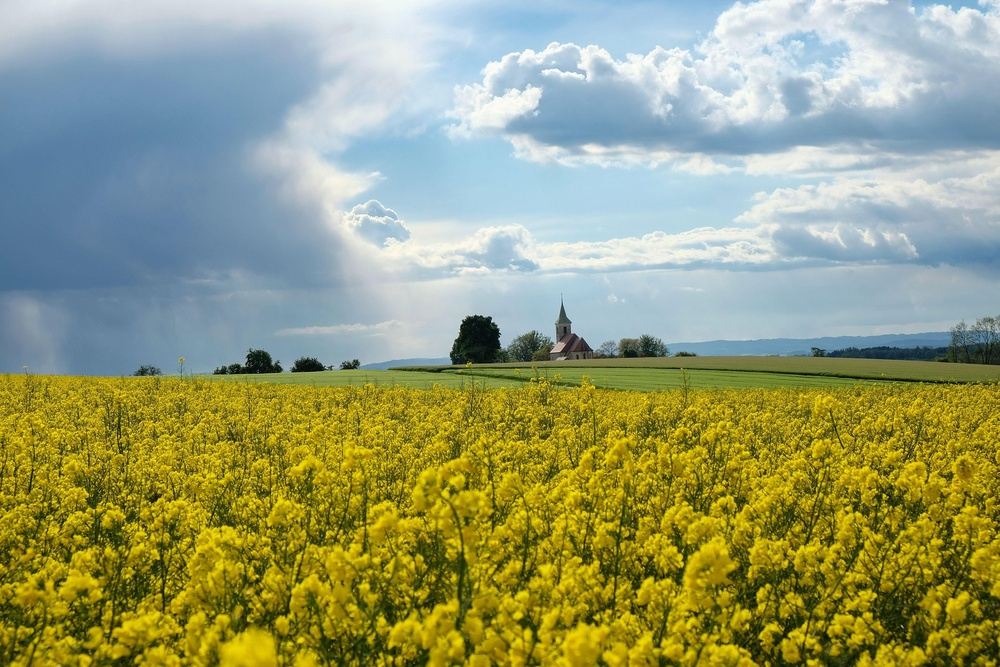
#> input picture normalcontrast task3.jpg, 1000 x 667 px, shrunk from 1920 x 1280 before the run, found by its file name
$ jupyter execute finaaalllllllltask3.ipynb
#> lines starting #> are read from the running program, lines starting #| are printed output that depends on the picture; after the words box and inside, x2 and y2 are one past the last pixel; in counts of white or black regions, pixels touching at a corner belong together; long printed decimals are rounded
[cell 1]
import cv2
import numpy as np
import matplotlib.pyplot as plt


class IntelligentEnhancer:

    # Analyze image

    def analyze_image(self, image):
        gray = cv2.cvtColor(image, cv2.COLOR_BGR2GRAY)
        brightness = np.mean(gray)
        contrast = np.std(gray)

        return {
            "brightness": brightness,
            "contrast": contrast
        }


    # Classify image

    def classify_image(self, stats):
        brightness = stats["brightness"]
        contrast = stats["contrast"]

        if brightness < 80:
            return "Dark"
        elif brightness > 180:
            return "Bright"
        elif contrast < 50:
            return "Low Contrast"
        else:
            return "Normal"


    # Gamma correction

    def gamma_correction(self, image, gamma):
        invGamma = 1.0 / gamma
        table = np.array([
            ((i / 255.0) ** invGamma) * 255 for i in range(256)
        ]).astype("uint8")
        return cv2.LUT(image, table)


    # CLAHE

    def apply_clahe(self, image, clip=2.0):
        lab = cv2.cvtColor(image, cv2.COLOR_BGR2LAB)
        l, a, b = cv2.split(lab)

        clahe = cv2.createCLAHE(clipLimit=clip, tileGridSize=(8, 8))
        l = clahe.apply(l)

        merged = cv2.merge((l, a, b))
        return cv2.cvtColor(merged, cv2.COLOR_LAB2BGR)


    # Sharpen

    def sharpen(self, image):
        kernel = np.array([[0, -1, 0],
                           [-1, 5, -1],
                           [0, -1, 0]])
        return cv2.filter2D(image, -1, kernel)


    # Denoise

    def denoise(self, image):
        return cv2.fastNlMeansDenoisingColored(image, None, 10, 10, 7, 21)


    # Enhancement methods

    # [27 lines left out: functions enhance_dark, enhance_bright, not called in this run]

    def enhance_low_contrast(self, image):
        image = self.apply_clahe(image, 3.0)
        image = self.gamma_correction(image, 1.2)
        image = self.sharpen(image)

        strategy = [
            "CLAHE",
            "Gamma (1.2)",
            "Sharpen"
        ]
        return image, strategy


    # pipeline

    def enhance(self, image):
        stats = self.analyze_image(image)
        category = self.classify_image(stats)

        if category == "Dark":
            enhanced, strategy = self.enhance_dark(image)

        elif category == "Bright":
            enhanced, strategy = self.enhance_bright(image)

        elif category == "Low Contrast":
            enhanced, strategy = self.enhance_low_contrast(image)

        else:
            enhanced = image.copy()
            strategy = ["No Enhancement"]

        return enhanced, category, stats, strategy


# Draw text on image

def draw_info(image, category, stats, strategy):
    output = image.copy()

    lines = [
        f"Type: {category}",
        f"Brightness: {stats['brightness']:.1f}",
        f"Contrast: {stats['contrast']:.1f}",
        "Strategy:"
    ] + strategy

    y = 30
    for line in lines:
        cv2.putText(output, line, (10, y),
                    cv2.FONT_HERSHEY_SIMPLEX,
                    0.6, (0, 255, 0), 2)
        y += 25

    return output


# Show results

def show_results(original, enhanced):
    original_rgb = cv2.cvtColor(original, cv2.COLOR_BGR2RGB)
    enhanced_rgb = cv2.cvtColor(enhanced, cv2.COLOR_BGR2RGB)

    plt.figure(figsize=(12, 6))

    plt.subplot(1, 2, 1)
    plt.imshow(original_rgb)
    plt.title("Original")
    plt.axis("off")

    plt.subplot(1, 2, 2)
    plt.imshow(enhanced_rgb)
    plt.title("Enhanced")
    plt.axis("off")

    plt.show()


# MAIN

if __name__ == "__main__":

    image_path = "/content/normalcontrast task3.jpg"  #img path
    image = cv2.imread(image_path)
#> image is the input picture: shape (667, 1000, 3); mean B, G, R 115.7, 157.2, 150.5

    if image is None:
        print("Error loading image")
        exit()

    enhancer = IntelligentEnhancer()

    enhanced, category, stats, strategy = enhancer.enhance(image)
#> in analyze_image, `gray = cv2.cvtColor(image, cv2.COLOR_BGR2GRAY)`:
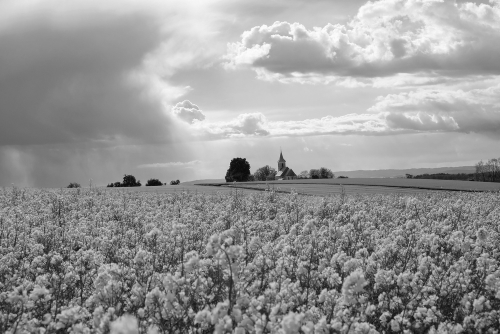
#> gray: shape (667, 1000) (shown at 1/2 size); min 2, max 254, mean 150.5
#> in analyze_image, `brightness = np.mean(gray)`: brightness = 150.5
#> in analyze_image, `contrast = np.std(gray)`: contrast = 49.9
#> in enhance, `stats = self.analyze_image(image)`: stats = {'brightness': 150.5, 'contrast': 49.9}
#> in classify_image, `brightness = stats["brightness"]`: brightness = 150.5
#> in classify_image, `contrast = stats["contrast"]`: contrast = 49.9
#> in enhance, `category = self.classify_image(stats)`: category = 'Low Contrast'
#> in apply_clahe, `l, a, b = cv2.split(lab)`:
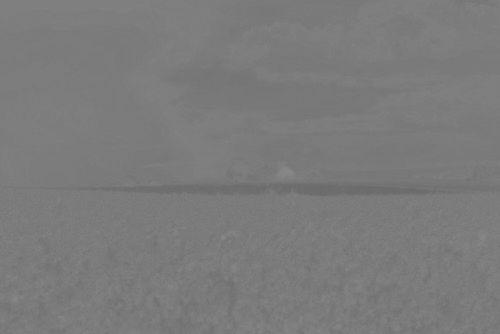
#> a: shape (667, 1000) (shown at 1/2 size); min 105, max 137, mean 123
#> in apply_clahe, `l, a, b = cv2.split(lab)`:
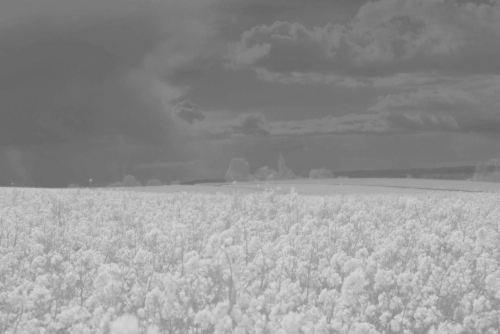
#> b: shape (667, 1000) (shown at 1/2 size); min 102, max 215, mean 146.3
#> in apply_clahe, `l = clahe.apply(l)`:
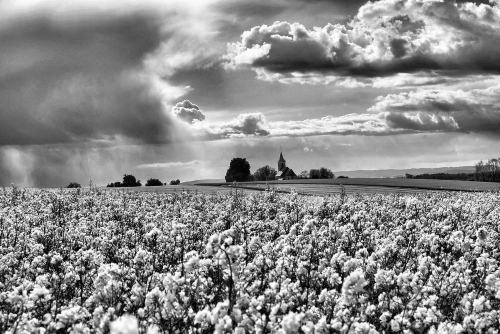
#> l: shape (667, 1000) (shown at 1/2 size); min 0, max 255, mean 138.8
#> in apply_clahe, `return cv2.cvtColor(merged, cv2.COLOR_LAB2BGR)`:
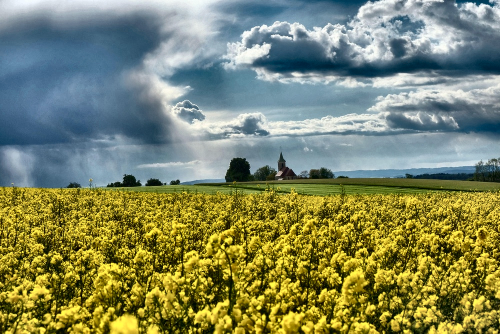
#> returned value: shape (667, 1000, 3) (shown at 1/2 size); mean B, G, R 99.4, 134.8, 127.8
#> in sharpen, `return cv2.filter2D(image, -1, kernel)`:
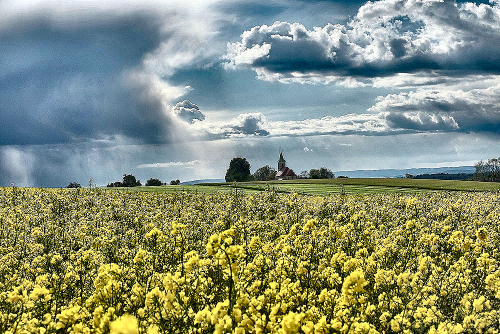
#> returned value: shape (667, 1000, 3) (shown at 1/2 size); mean of channels 0, 1, 2 119.2, 144.8, 135; drawn as B, G, R
#> in enhance, `enhanced, strategy = self.enhance_low_contrast(image)`: strategy = ['CLAHE', 'Gamma (1.2)', 'Sharpen']
#> category = 'Low Contrast'; stats = {'brightness': 150.5, 'contrast': 49.9}; strategy = ['CLAHE', 'Gamma (1.2)', 'Sharpen']

    # Print info
    print("\n IMAGE ANALYSIS")
    print("Type:", category)
#| Type: Low Contrast
    print("Brightness:", stats["brightness"])
#| Brightness: 150.489
    print("Contrast:", stats["contrast"])
#| Contrast: 49.903
    print("Strategy:")
    for s in strategy:
        print("-", s)
#> this loop made 3 passes
#> s on passes 1 to 3: 'CLAHE', 'Gamma (1.2)', 'Sharpen'
#> (printed output is left out)

    # Draw info on output image
    annotated = draw_info(enhanced, category, stats, strategy)
#> in draw_info, `lines = [ f"Type: {category}", f"Brightness: {stats['brightness']:.1f}..`: lines = ['Type: Low Contrast', 'Brightness: 150.5', 'Contrast: 49.9', 'Strategy:', 'CLAHE', 'Gamma (1.2)', 'Sharpen']
#> the loop in draw_info, `for line in lines:` made 7 passes
#> (line, y) on passes 1 to 7: ('Type: Low Contrast', 55), ('Brightness: 150.5', 80), ('Contrast: 49.9', 105), ('Strategy:', 130), ('CLAHE', 155), ('Gamma (1.2)', 180), ('Sharpen', 205)
#> after the loop in draw_info, `for line in lines:`:
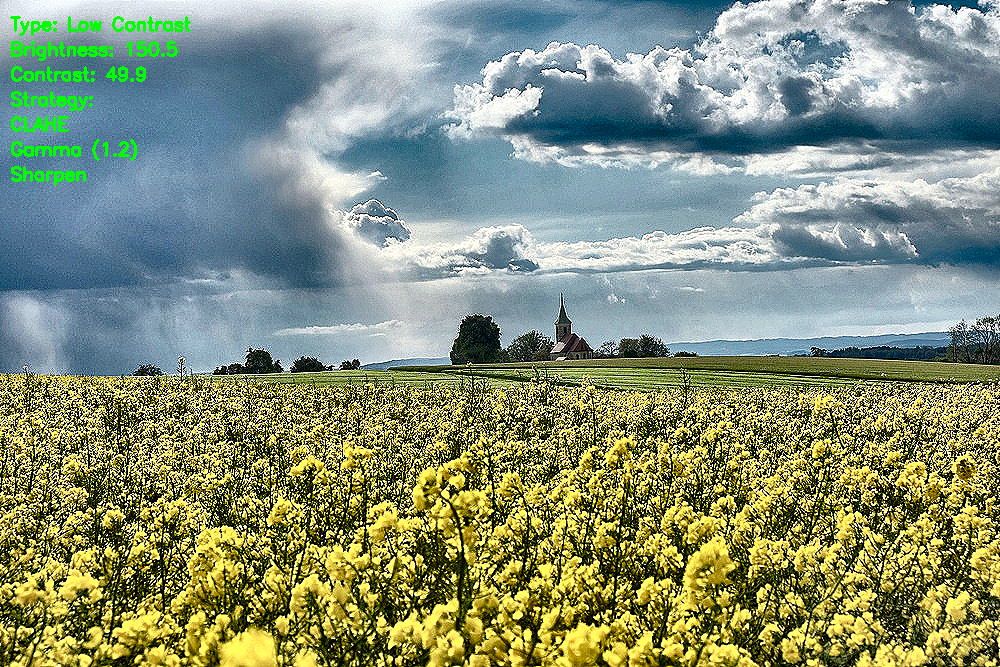
#> output: shape (667, 1000, 3); 0.86% of pixels changed, all inside (x1, y1, x2, y2) = (10, 16, 191, 186)
#> after the loop in draw_info, `for line in lines:`: y = 205

    # Show results
    show_results(image, annotated)

    # Save
    cv2.imwrite("enhanced_output.jpg", annotated)
    print("\nSaved as enhanced_output.jpg")

$ run again, with task1test-2.jpg copied over normalcontrast task3.jpg
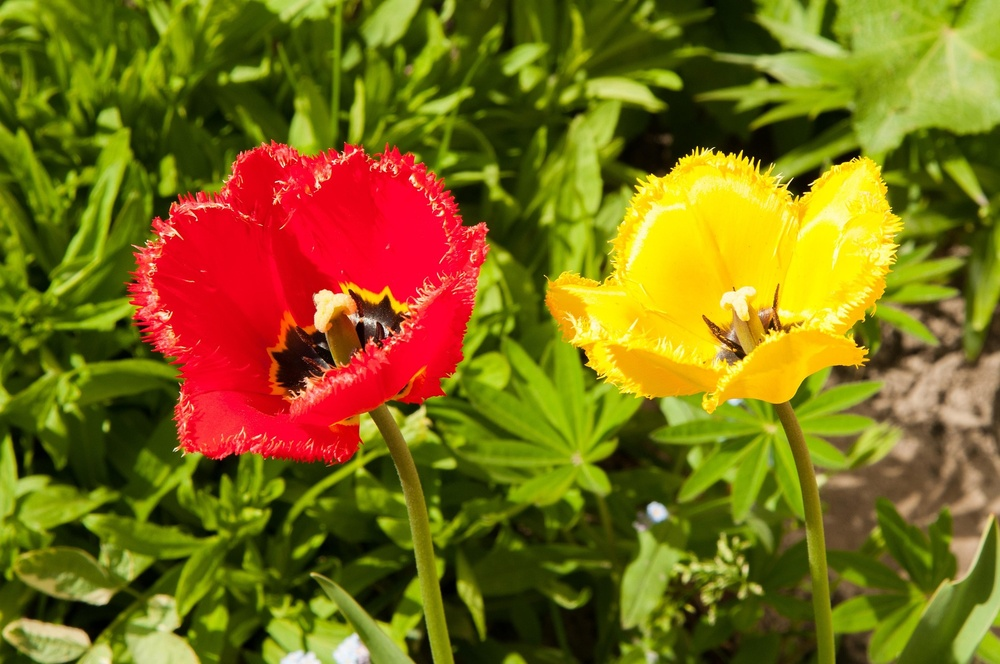
#> input picture task1test-2.jpg, 1000 x 664 px, shrunk from 1920 x 1275 before the run, found by its file name
#> image is the input picture: shape (664, 1000, 3); mean B, G, R 22.1, 108.2, 125.3
#> in analyze_image, `brightness = np.mean(gray)`: brightness = 103.5
#> in analyze_image, `contrast = np.std(gray)`: contrast = 57.48
#> in enhance, `stats = self.analyze_image(image)`: stats = {'brightness': 103.5, 'contrast': 57.48}
#> in classify_image, `brightness = stats["brightness"]`: brightness = 103.5
#> in classify_image, `contrast = stats["contrast"]`: contrast = 57.48
#> in enhance, `category = self.classify_image(stats)`: category = 'Normal'
#> `enhanced, category, stats, strategy = enhancer.enhance(image)`: stats = {'brightness': 103.5, 'contrast': 57.48}; strategy = ['No Enhancement']
#| Type: Normal
#| Brightness: 103.506
#| Contrast: 57.478
#> the loop `for s in strategy:` made 1 pass
#> (printed output is left out)
#> lines = ['Type: Normal', 'Brightness: 103.5', 'Contrast: 57.5', 'Strategy:', 'No Enhancement']
#> the loop in draw_info, `for line in lines:` made 5 passes
#> (line, y) on passes 1 to 5: ('Type: Normal', 55), ('Brightness: 103.5', 80), ('Contrast: 57.5', 105), ('Strategy:', 130), ('No Enhancement', 155)
#> after the loop in draw_info, `for line in lines:`:
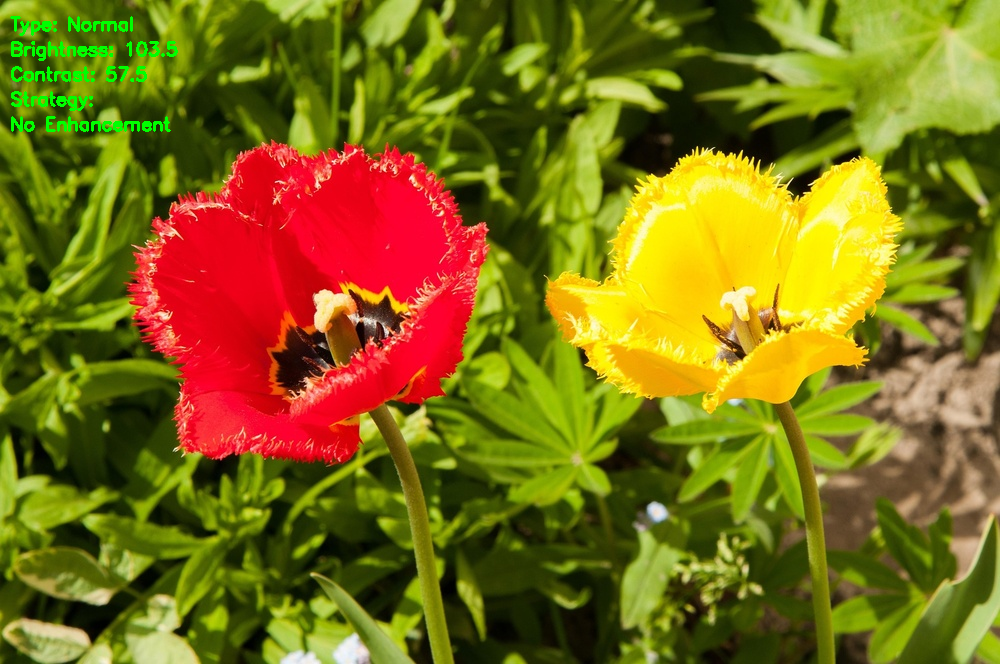
#> output: shape (664, 1000, 3); 0.7% of pixels changed, all inside (x1, y1, x2, y2) = (10, 16, 178, 132)
#> after the loop in draw_info, `for line in lines:`: y = 155
#> in show_results, `plt.show()`:
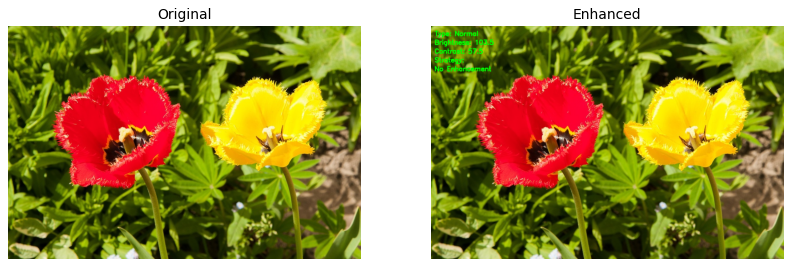
#> figure drawn by matplotlib, 2 panels

$ run again, with task1test.jpg copied over normalcontrast task3.jpg
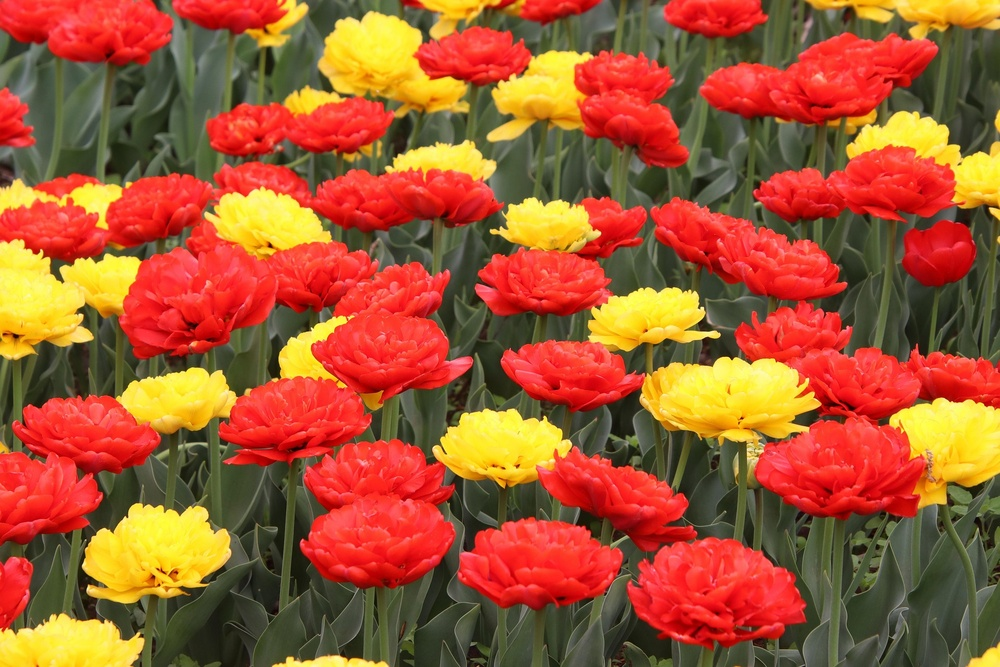
#> input picture task1test.jpg, 1000 x 667 px, shrunk from 1920 x 1280 before the run, found by its file name
#> image is the input picture: shape (667, 1000, 3); mean B, G, R 48.3, 87.9, 164
#> in analyze_image, `brightness = np.mean(gray)`: brightness = 106.1
#> in analyze_image, `contrast = np.std(gray)`: contrast = 52.57
#> in enhance, `stats = self.analyze_image(image)`: stats = {'brightness': 106.1, 'contrast': 52.57}
#> in classify_image, `brightness = stats["brightness"]`: brightness = 106.1
#> in classify_image, `contrast = stats["contrast"]`: contrast = 52.57
#> in enhance, `category = self.classify_image(stats)`: category = 'Normal'
#> `enhanced, category, stats, strategy = enhancer.enhance(image)`: stats = {'brightness': 106.1, 'contrast': 52.57}; strategy = ['No Enhancement']
#| Type: Normal
#| Brightness: 106.112
#| Contrast: 52.570
#> the loop `for s in strategy:` made 1 pass
#> (printed output is left out)
#> lines = ['Type: Normal', 'Brightness: 106.1', 'Contrast: 52.6', 'Strategy:', 'No Enhancement']
#> the loop in draw_info, `for line in lines:` made 5 passes
#> (line, y) on passes 1 to 5: ('Type: Normal', 55), ('Brightness: 106.1', 80), ('Contrast: 52.6', 105), ('Strategy:', 130), ('No Enhancement', 155)
#> after the loop in draw_info, `for line in lines:`:
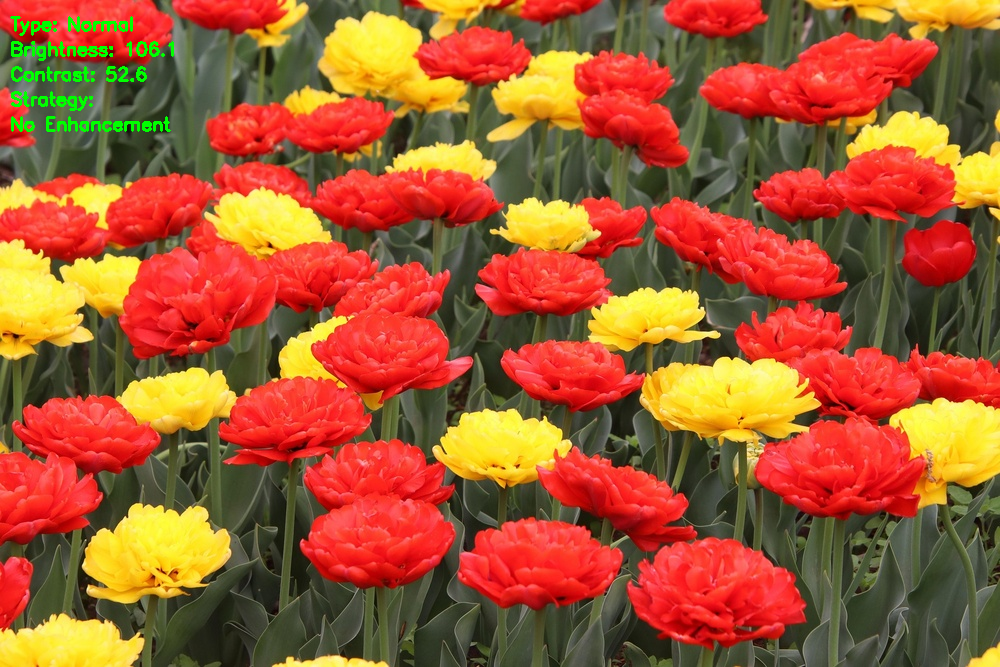
#> output: shape (667, 1000, 3); 0.69% of pixels changed, all inside (x1, y1, x2, y2) = (10, 16, 174, 132)
#> after the loop in draw_info, `for line in lines:`: y = 155
#> in show_results, `plt.show()`:
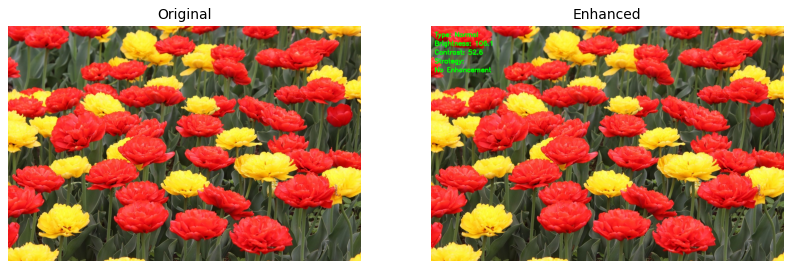
#> figure drawn by matplotlib, 2 panels
